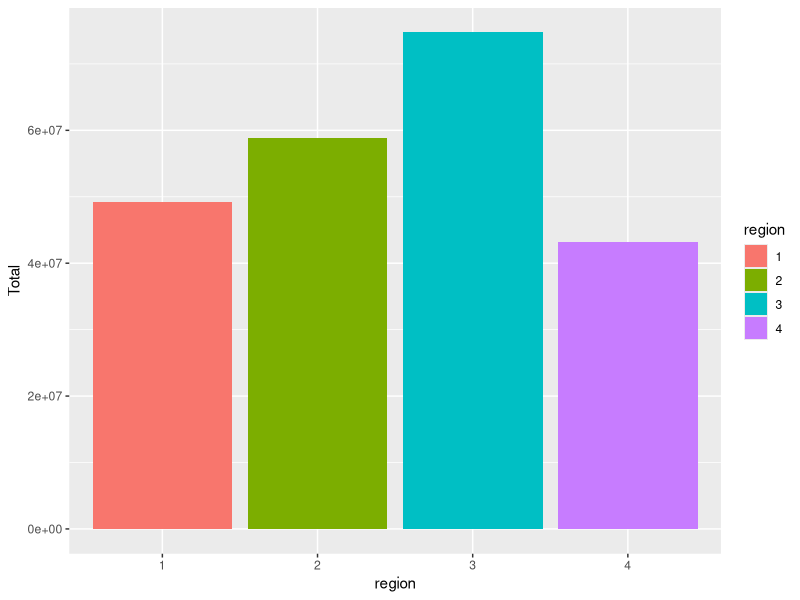
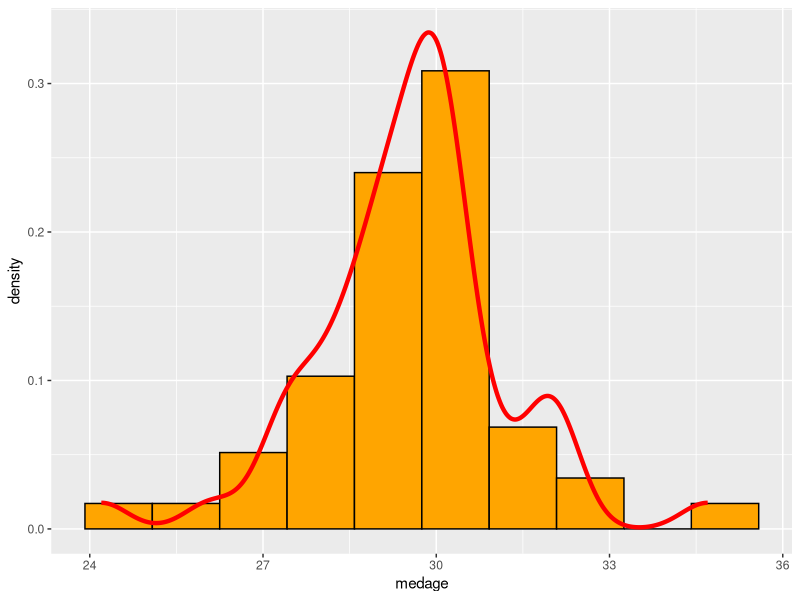

Recreate these plots in R, in order.
## ---- chunk 1
knitr::opts_chunk$set(echo = TRUE)
## ---- chunk 2
v = seq(from = 0, to = 300, by = 3)
head(v, 20)
## ---- chunk 3
sum(v)
## ---- chunk 4
mean(v)
## ---- chunk 5
length(v)
## ---- chunk 6
set.seed(2021)
(dado_honesto <- sample(1:6,100, replace = T))
## ---- chunk 7
table(dado_honesto)

library(dplyr)
# Creo el dataframe para poder trabajar con dplyr
df <- data.frame(c(1:length(dado_honesto)),dado_honesto)
names(df) <- c("Tirada","dado_honesto")

df %>% 
  count(dado_honesto)
  
## ---- chunk 8
prop.table(table(dado_honesto))

      df %>% 
        count(dado_honesto) %>%
          mutate(dado_honesto, relFreq = prop.table(n), n=NULL)
  
## ---- chunk 9
set.seed(2021)
(dado_cargado <- sample(1:6,100, replace = T, prob = c(rep(1/7,5), 2/7)))
## ---- chunk 10
table(dado_cargado)

library(dplyr)
# Creo el dataframe para poder trabajar con dplyr
df2 <- data.frame(c(1:length(dado_cargado)),dado_cargado)
names(df) <- c("Tirada","dado_cargado")

df2 %>% 
  count(dado_cargado)
  
## ---- chunk 11
prop.table(table(dado_cargado))

      df2 %>% 
        count(dado_cargado) %>%
          mutate(dado_cargado, relFreq = prop.table(n), n=NULL)
  
## ---- chunk 12
(v1 <- sort(rep(seq(4:1), each = 4),decreasing = T))
(v2 <- rep(seq(1:5), times = 1:5))
(v3 <- rep(seq(4:1), times = 4))
## ---- chunk 13
library(tidyverse)
mpg %>% 
  filter(class == "pickup") %>% 
  select(starts_with("c"))  
  
## ---- chunk 14
library(haven)
census <- read_dta("census.dta")
## ---- chunk 15
census %>% 
    group_by(region)%>% 
  summarise(Total = sum(pop))

## ---- chunk 16
pobl <- census %>% 
         group_by(region)%>% 
          summarise(Total = sum(pop))
pobl$region <- as.factor(pobl$region)

# Barplot
ggplot(pobl, aes(x=region, y=Total, fill=region)) + 
  geom_bar(stat = "identity")


## ---- chunk 17
# Con R
census$state[order(census$pop)]

# Con dplyr
census %>% 
  select(state,pop) %>% 
  arrange(across(pop,desc))
  
## ---- chunk 18
census <- census %>% 
  mutate(tasa= divorce/marriage)

# Muestro el dataframe
head(census)
## ---- chunk 19
census %>% 
  mutate(prop65= pop65p/pop) %>% 
  select(state,medage,prop65) %>% 
  arrange(desc(medage)) %>% 
  head(10)

## ---- chunk 20

ggplot(census, aes(x = medage)) + 
  geom_histogram(aes(y=stat(density)), 
                 bins=10, fill = "orange", color="black")  + 
  geom_density(color="red", size=1.5)
